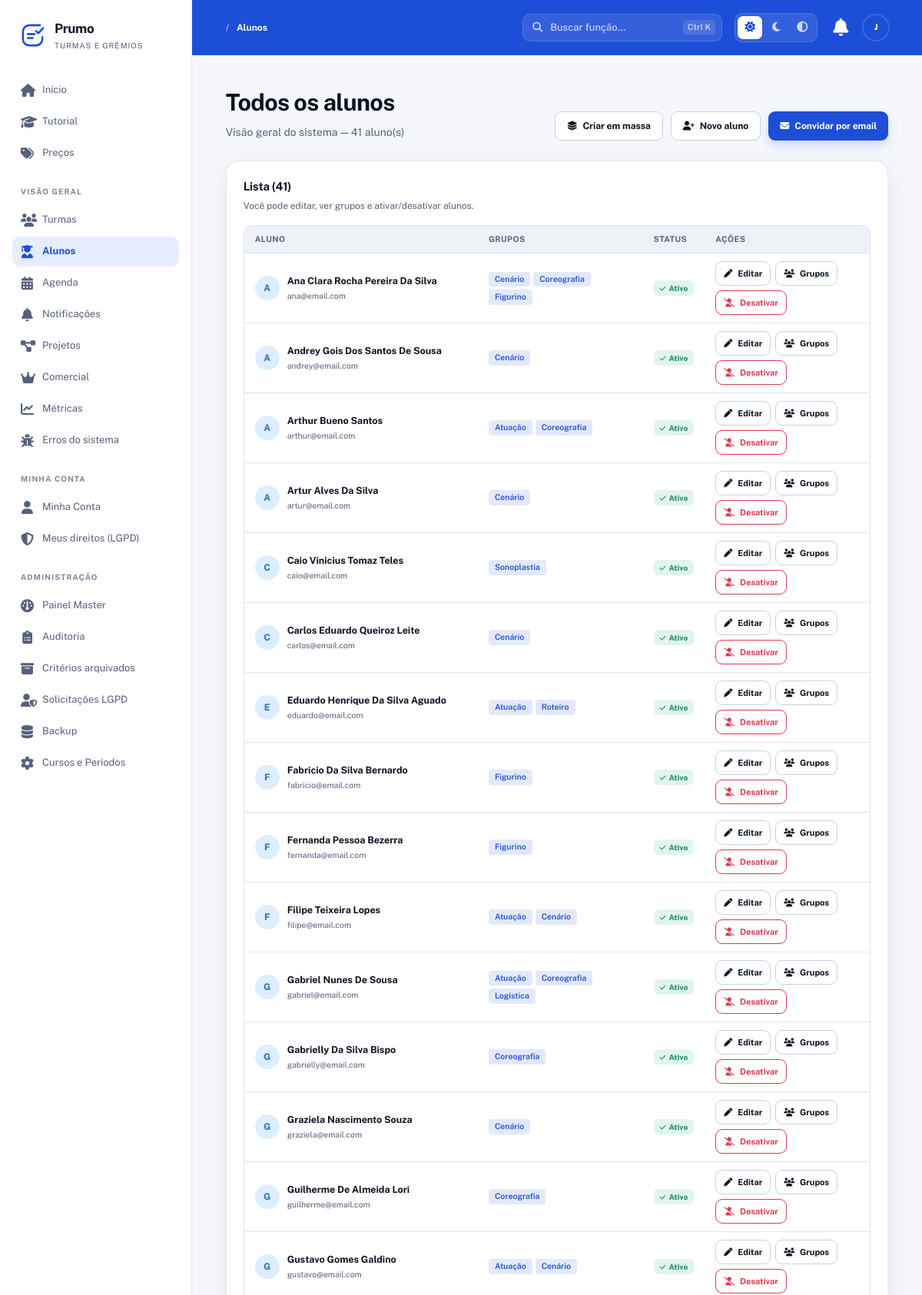
Page /SGT/alunos (signed in, upper part) on the committed database.
### tables this page shows
CREATE TABLE usuarios (
  id INT AUTO_INCREMENT PRIMARY KEY,
  nome VARCHAR(150) NOT NULL,
  email VARCHAR(150) NOT NULL UNIQUE,
  senha VARCHAR(255) NOT NULL,
  google_id VARCHAR(64) DEFAULT NULL,            
  tipo ENUM('aluno','master') NOT NULL DEFAULT 'aluno',
  telefone VARCHAR(20) DEFAULT NULL,
  data_nascimento DATE DEFAULT NULL,
  email_confirmado TINYINT(1) NOT NULL DEFAULT 0,
  email_token VARCHAR(255) DEFAULT NULL,
  email_token_expira DATETIME DEFAULT NULL,
  primeiro_login TINYINT(1) NOT NULL DEFAULT 1,
  cadastro_pendente TINYINT(1) NOT NULL DEFAULT 0,  
  ativo TINYINT(1) NOT NULL DEFAULT 1,
  lgpd_aceito TINYINT(1) NOT NULL DEFAULT 0,
  lgpd_data DATETIME DEFAULT NULL,
  ultimo_acesso DATETIME DEFAULT NULL,
  created_at TIMESTAMP DEFAULT CURRENT_TIMESTAMP,
  updated_at TIMESTAMP DEFAULT CURRENT_TIMESTAMP ON UPDATE CURRENT_TIMESTAMP,
  UNIQUE KEY uk_google_id (google_id),
  INDEX idx_usuarios_email (email),
  INDEX idx_usuarios_tipo (tipo),
  INDEX idx_usuarios_ativo (ativo)
);

CREATE TABLE grupo_alunos (
  id INT AUTO_INCREMENT PRIMARY KEY,
  grupo_id INT NOT NULL,
  usuario_id INT NOT NULL,
  entrou_em TIMESTAMP DEFAULT CURRENT_TIMESTAMP,
  saiu_em DATETIME DEFAULT NULL,
  UNIQUE KEY unico_grupo_aluno (grupo_id, usuario_id),
  FOREIGN KEY (grupo_id) REFERENCES grupos(id) ON DELETE CASCADE,
  FOREIGN KEY (usuario_id) REFERENCES usuarios(id) ON DELETE CASCADE,
  INDEX idx_ga_usuario (usuario_id)
);

CREATE TABLE grupos (
  id INT AUTO_INCREMENT PRIMARY KEY,
  projeto_id INT NOT NULL,
  nome VARCHAR(150) NOT NULL,
  modo_avaliacao_grupo ENUM('individual','coletiva') DEFAULT 'individual',
  modo_avaliacao_por ENUM('diretor','representante','pares','autoavaliacao','misto') DEFAULT 'diretor',
  created_at TIMESTAMP DEFAULT CURRENT_TIMESTAMP,
  updated_at TIMESTAMP DEFAULT CURRENT_TIMESTAMP ON UPDATE CURRENT_TIMESTAMP,
  FOREIGN KEY (projeto_id) REFERENCES projetos(id) ON DELETE CASCADE,
  INDEX idx_grupos_projeto (projeto_id)
);

### app/Controllers/AlunoController.php (called while the page is built, shortened)
<?php
require_once __DIR__ . '/../Core/App.php';
require_once __DIR__ . '/../Config/database.php';
require_once __DIR__ . '/../Models/Turma.php';
class AlunoController
{
    private Turma                $turma;
    public function __construct()
    {
        $this->turma   = new Turma();
    }
    public function index()
{
    $u        = $_SESSION['usuario'];
    $isMaster = $u['tipo'] === 'master';
    $pdo      = Database::getConnection();
    if ($isMaster) {
        $minhasTurmas = $this->turma->listarTodas();
    } else {
        $minhasTurmas = $this->turma->listarDoUsuario((int) $u['id']);
    }
    $idsTurmas = array_map(fn($t) => (int) $t['id'], $minhasTurmas);
    $ph = implode(',', array_fill(0, count($idsTurmas), '?'));
    $stmt = $pdo->prepare("
        SELECT u.id, u.nome, u.email, u.ativo
        FROM usuarios u
        INNER JOIN turma_usuarios tu ON tu.usuario_id = u.id
        WHERE u.tipo = 'aluno'
          AND tu.turma_id IN ($ph)
          AND tu.ativo = 1
        GROUP BY u.id, u.nome, u.email, u.ativo
        ORDER BY u.nome ASC
        LIMIT 500
    ");
    $stmt->execute($idsTurmas);
    $alunos = $stmt->fetchAll(PDO::FETCH_ASSOC);
    $gruposPorAluno = [];
    $alunoIds = array_column($alunos, 'id');
    if (!empty($alunoIds)) {
        $ph2 = implode(',', array_fill(0, count($alunoIds), '?'));
        $stmt = $pdo->prepare("
            SELECT ga.usuario_id,
                   g.id  AS grupo_id,
                   g.nome AS grupo_nome,
                   p.id  AS projeto_id,
                   p.nome AS projeto_nome,
                   p.encerrado
            FROM grupo_alunos ga
            INNER JOIN grupos   g ON g.id = ga.grupo_id
            INNER JOIN projetos p ON p.id = g.projeto_id
            WHERE ga.usuario_id IN ($ph2)
              AND ga.saiu_em IS NULL
              AND p.turma_id IN ($ph)
            ORDER BY p.nome ASC, g.nome ASC
        ");
        $stmt->execute(array_merge($alunoIds, $idsTurmas));
        foreach ($stmt->fetchAll(PDO::FETCH_ASSOC) as $row) {
            $gruposPorAluno[(int) $row['usuario_id']][] = $row;
        }
    }
    $souRep = false;
    $this->render('alunos/index', [
        'alunos'         => $alunos,
        'gruposPorAluno' => $gruposPorAluno,
        'minhasTurmas'   => $minhasTurmas,
        'isMaster'       => $isMaster,
        'podeGerenciar'  => $isMaster || $souRep,
    ]);
}
    private function render(string $view, array $dados = []): void
    {
        extract($dados);
        require __DIR__ . '/../Views/' . $view . '.php';
    }
}

### app/Core/Router.php (called while the page is built, shortened)
<?php
require_once __DIR__ . '/App.php';
class Router
{
    private $routes = ['GET' => [], 'POST' => []];
    public function get($uri, $action, $roles = [])
    {
        $this->routes['GET'][$uri] = ['action' => $action, 'roles' => $roles];
    }
    public function post($uri, $action, $roles = [])
    {
        $this->routes['POST'][$uri] = ['action' => $action, 'roles' => $roles];
    }
    public function dispatch($requestUri)
    {
        $path     = parse_url($requestUri, PHP_URL_PATH);
        $basePath = App::getBasePath();
        if ($basePath && strpos($path, $basePath) === 0) {
            $path = substr($path, strlen($basePath));
        }
        $method = $_SERVER['REQUEST_METHOD'];
        $route  = $this->routes[$method][$path] ?? null;
        $params = [];
        $action = $route['action'];
        [$controller, $methodName] = explode('@', $action);
        $controllerInstance = new $controller();
        $controllerInstance->$methodName(...$params);
    }
}

### public/index.php (called while the page is built, shortened)
<?php
require_once __DIR__ . '/../app/Core/App.php';
require_once __DIR__ . '/../app/Config/database.php';
require_once __DIR__ . '/../app/Core/Router.php';
$router = new Router();
$router->dispatch($_SERVER['REQUEST_URI']);

### app/Config/database.php (called while the page is built, shortened)
<?php
require_once __DIR__ . '/../Core/App.php';
class Database
{
    private static $connection = null;
    public static function getConnection()
    {
        if (self::$connection === null) {
            try {
                $host = App::get('DB_HOST', '127.0.0.1');
                $dbname = App::get('DB_NAME', 'ProjetoBase');
                $user = App::get('DB_USER', 'root');
                $pass = App::get('DB_PASS', '');
                $port = App::get('DB_PORT', '3306');
                if (strpos($host, ':') !== false) {
                    $dsn = "mysql:host={$host};dbname={$dbname};charset=utf8";
                } else {
                    $dsn = "mysql:host={$host};port={$port};dbname={$dbname};charset=utf8";
                }
                self::$connection = new PDO(
                    $dsn,
                    $user,
                    $pass,
                    [
                        PDO::ATTR_ERRMODE => PDO::ERRMODE_EXCEPTION,
                        PDO::ATTR_DEFAULT_FETCH_MODE => PDO::FETCH_ASSOC,
                        PDO::ATTR_EMULATE_PREPARES => false
                    ]
                );
            } catch (PDOException $e) {
                error_log("Erro de conexão com o banco: " . $e->getMessage());
                throw new Exception("Erro de conexão com o banco de dados: " . $e->getMessage());
            }
        }
        return self::$connection;
    }
}

### app/Core/Model.php (called while the page is built, shortened)
<?php
require_once __DIR__ . '/../Config/database.php';
class Model
{
    public function __construct()
    {
        $this->conn = Database::getConnection();
    }
}

### app/Models/Turma.php (called while the page is built, shortened)
<?php
require_once __DIR__ . '/../Core/Model.php';
class Turma extends Model
{
    public function listarTodas(): array
    {
        return $this->conn->query("
            SELECT t.*,
                   (SELECT COUNT(*) FROM turma_usuarios tu WHERE tu.turma_id = t.id AND tu.ativo = 1) AS total_alunos,
                   (SELECT COUNT(*) FROM turma_usuarios tu WHERE tu.turma_id = t.id AND tu.papel = 'representante' AND tu.ativo = 1) AS total_reps
            FROM turmas t ORDER BY t.nome ASC
        ")->fetchAll(PDO::FETCH_ASSOC);
    }
}

### app/Core/App.php (called while the page is built, shortened)
<?php
class App
{
    private static $config = null;
    public static function init()
    {
        if (self::$config === null) {
            $envFile = __DIR__ . '/../../.env';
            self::$config = parse_ini_file($envFile);
        }
    }
    public static function get($key, $default = null)
    {
        return self::$config[$key] ?? $_ENV[$key] ?? $default;
    }
    public static function getName()
    {
        return self::get('APP_NAME', 'ProjetoBase');
    }
    public static function getBasePath()
    {
        return self::get('APP_BASE_PATH', '/' . self::getName());
    }
}

### app/Views/alunos/index.php (the view, shortened to what this page needs)
<?php
require_once __DIR__ . '/../layouts/header.php';
require_once __DIR__ . '/../layouts/nav.php';
?>
<section class="hero-section">
    <div>
        <h1><?= $isMaster ? 'Todos os alunos' : 'Alunos das minhas turmas' ?></h1>
        <p class="hero-subtitle">
            <?php if ($isMaster): ?>
                Visão geral do sistema — <?= count($alunos) ?> aluno(s)
            <?php else: ?>
                <?= count($alunos) ?> aluno(s) nas <?= count($minhasTurmas) ?> turma(s) em que você participa
            <?php endif; ?>
        </p>
    </div>
    <?php if ($podeGerenciar): ?>
        <div class="hero-actions">
            <?php if ($isMaster): ?>
                <a class="button button-secondary" href="<?= $basePath ?>/alunos/massa">
                    <i class="fas fa-layer-group"></i> Criar em massa
                </a>
                <a class="button button-secondary" href="<?= $basePath ?>/alunos/criar">
                    <i class="fas fa-user-plus"></i> Novo aluno
                </a>
            <?php endif; ?>
            <a class="button button-primary" href="<?= $basePath ?>/alunos/convidar">
                <i class="fas fa-envelope"></i> Convidar por email
            </a>
        </div>
    <?php endif; ?>
</section>
<?php if (empty($alunos)): ?>
    <section class="panel aluno-empty">
        <span class="icon-large text-muted"><i class="fas fa-user-graduate"></i></span>
        <h2>Nenhum aluno encontrado</h2>
        <p>
            <?php if ($isMaster): ?>
                Ainda não há alunos cadastrados no sistema.
            <?php elseif (!empty($minhasTurmas)): ?>
                As turmas em que você participa ainda não têm alunos ativos.
            <?php else: ?>
                Você ainda não está em nenhuma turma.
            <?php endif; ?>
        </p>
        <?php if ($podeGerenciar && !empty($minhasTurmas)): ?>
            <a class="button button-primary" href="<?= $basePath ?>/alunos/convidar">
                <i class="fas fa-envelope"></i> Convidar alunos por email
            </a>
        <?php endif; ?>
    </section>
<?php else: ?>
    <section class="panel">
        <div class="panel-header">
            <div>
                <h2>Lista (<?= count($alunos) ?>)</h2>
                <p>
                    <?php if ($podeGerenciar): ?>
                        Você pode editar, ver grupos e ativar/desativar alunos.
                    <?php else: ?>
                        Modo leitura — apenas representantes podem alterar dados.
                    <?php endif; ?>
                </p>
            </div>
        </div>
        <div class="alunos-wrapper">
            <table class="alunos-tabela">
                <thead>
                    <tr>
                        <th>Aluno</th>
                        <th>Grupos</th>
                        <th>Status</th>
                        <?php if ($podeGerenciar): ?>
                            <th>Ações</th>
                        <?php endif; ?>
                    </tr>
                </thead>
                <tbody>
                    <?php foreach ($alunos as $a): ?>
                        <?php
                        $aid        = (int) $a['id'];
                        $meusGrupos = $gruposPorAluno[$aid] ?? [];
                        ?>
                        <tr>
                            <td>
                                <div class="aluno-cell">
                                    <span class="avatar avatar-blue">
                                        <?= strtoupper(substr($a['nome'], 0, 1)) ?>
                                    </span>
                                    <div class="aluno-cell-info">
                                        <strong><?= h($a['nome']) ?></strong>
                                        <?php if ($podeGerenciar): ?>
                                            <small><?= h($a['email']) ?></small>
                                        <?php endif; ?>
                                    </div>
                                </div>
                            </td>
                            <td>
                                <div class="turmas-badges">
                                    <?php if (empty($meusGrupos)): ?>
                                        <span class="turma-badge vazio">Sem grupo</span>
                                    <?php else: ?>
                                        <?php foreach ($meusGrupos as $g): ?>
                                            <span class="turma-badge"
                                                  title="Projeto: <?= h($g['projeto_nome']) ?>">
                                                <?= h($g['grupo_nome']) ?>
                                            </span>
                                        <?php endforeach; ?>
                                    <?php endif; ?>
                                </div>
                            </td>
                            <td>
                                <?php if ($a['ativo']): ?>
                                    <span class="badge badge-green">
                                        <i class="fas fa-check"></i> Ativo
                                    </span>
                                <?php else: ?>
                                    <span class="badge badge-red">
                                        <i class="fas fa-ban"></i> Inativo
                                    </span>
                                <?php endif; ?>
                            </td>
                            <?php if ($podeGerenciar): ?>
                                <td>
                                    <div class="aluno-acoes">
                                        <a class="button small button-ghost"
                                           href="<?= $basePath ?>/alunos/<?= $aid ?>/editar"
                                           title="Editar aluno">
                                            <i class="fas fa-pen"></i> Editar
                                        </a>
                                        <a class="button small button-ghost"
                                           href="<?= $basePath ?>/alunos/<?= $aid ?>/grupos"
                                           title="Ver grupos">
                                            <i class="fas fa-users"></i> Grupos
                                        </a>
                                        <form method="POST"
                                              action="<?= $basePath ?>/alunos/<?= $aid ?>/alternar-ativo">
                                            <button type="submit"
                                                    class="button small <?= $a['ativo'] ? 'btn-outline-danger' : 'button-ghost' ?>"
                                                    onclick="return confirm('<?= $a['ativo'] ? 'Desativar' : 'Ativar' ?> este aluno?')">
                                                <i class="fas <?= $a['ativo'] ? 'fa-user-slash' : 'fa-user-check' ?>"></i>
                                                <?= $a['ativo'] ? 'Desativar' : 'Ativar' ?>
                                            </button>
                                        </form>
                                    </div>
                                </td>
                            <?php endif; ?>
                        </tr>
                    <?php endforeach; ?>
                </tbody>
            </table>
        </div>
    </section>
<?php endif; ?>
<?php require_once __DIR__ . '/../layouts/footer.php'; ?>

### rows in the picture
usuarios: nome "A", nome "Ana Clara Rocha Pereira Da Silva", email "ana@email.com", ativo 1 (drawn)
grupo_alunos: grupo.nome "Cenário"
grupo_alunos: grupo.nome "Coreografia"
grupo_alunos: grupo.nome "Figurino"
usuarios: nome "A", nome "Andrey Gois Dos Santos De Sousa", email "andrey@email.com", ativo 1 (drawn)
grupo_alunos: grupo.nome "Cenário"
usuarios: nome "A", nome "Arthur Bueno Santos", email "arthur@email.com", ativo 1 (drawn)
grupo_alunos: grupo.nome "Atuação"
grupo_alunos: grupo.nome "Coreografia"
usuarios: nome "A", nome "Artur Alves Da Silva", email "artur@email.com", ativo 1 (drawn)
grupo_alunos: grupo.nome "Cenário"
usuarios: nome "C", nome "Caio Vinicius Tomaz Teles", email "caio@email.com", ativo 1 (drawn)
grupo_alunos: grupo.nome "Sonoplastia"
usuarios: nome "C", nome "Carlos Eduardo Queiroz Leite", email "carlos@email.com", ativo 1 (drawn)
grupo_alunos: grupo.nome "Cenário"
usuarios: nome "E", nome "Eduardo Henrique Da Silva Aguado", email "eduardo@email.com", ativo 1 (drawn)
grupo_alunos: grupo.nome "Atuação"
grupo_alunos: grupo.nome "Roteiro"
usuarios: nome "F", nome "Fabricio Da Silva Bernardo", email "fabricio@email.com", ativo 1 (drawn)
grupo_alunos: grupo.nome "Figurino"
usuarios: nome "F", nome "Fernanda Pessoa Bezerra", email "fernanda@email.com", ativo 1 (drawn)
grupo_alunos: grupo.nome "Figurino"
usuarios: nome "F", nome "Filipe Teixeira Lopes", email "filipe@email.com", ativo 1 (drawn)
grupo_alunos: grupo.nome "Atuação"
grupo_alunos: grupo.nome "Cenário"
usuarios: nome "G", nome "Gabriel Nunes De Sousa", email "gabriel@email.com", ativo 1 (drawn)
grupo_alunos: grupo.nome "Atuação"
grupo_alunos: grupo.nome "Coreografia"
grupo_alunos: grupo.nome "Logística"
usuarios: nome "G", nome "Gabrielly Da Silva Bispo", email "gabrielly@email.com", ativo 1 (drawn)
grupo_alunos: grupo.nome "Coreografia"
usuarios: nome "G", nome "Graziela Nascimento Souza", email "graziela@email.com", ativo 1 (drawn)
grupo_alunos: grupo.nome "Cenário"
usuarios: nome "G", nome "Guilherme De Almeida Lori", email "guilherme@email.com", ativo 1 (drawn)
grupo_alunos: grupo.nome "Coreografia"
usuarios: nome "G", nome "Gustavo Gomes Galdino", email "gustavo@email.com", ativo 1 (drawn)
grupo_alunos: grupo.nome "Atuação"
grupo_alunos: grupo.nome "Cenário"

### other values in the picture
$appName "Prumo"
$label "Início"
$label "Tutorial"
$label "Preços"
$secao "VISÃO GERAL"
$label "Turmas"
$label "Alunos"
$label "Agenda"
$label "Notificações"
$label "Projetos"
$label "Comercial"
$label "Métricas"
$label "Erros do sistema"
$secao "MINHA CONTA"
$label "Minha Conta"
